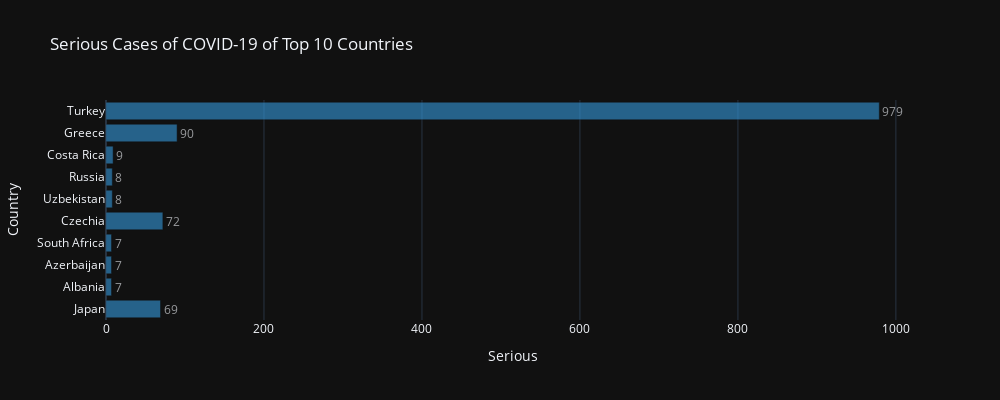

The notebook cell this image was saved under:
### Markdown cell above
# using plotly

### Code cell
fig = px.bar(flg.sort_values('Serious', ascending=False).head(10).sort_values('Serious', ascending=True), 
             x="Serious", y="Country", title='Serious Cases of COVID-19 of Top 10 Countries', text='Serious', orientation='h', 
             width=1000, height=400,template='plotly_dark')

fig.update_traces(marker_color='#3498db', opacity=0.6, textposition='outside')

### Figure 1 — Plotly figure (JSON) as saved in the notebook; plotly's stock layout.template omitted (floating-point values rounded to 4 significant figures)
{"data": [{"alignmentgroup": "True", "hoverlabel": {"namelength": 0}, "hovertemplate": "Serious=%{text}<br>Country=%{y}", "legendgroup": "", "marker": {"color": "#3498db"}, "name": "", "offsetgroup": "", "opacity": 0.6, "orientation": "h", "showlegend": false, "text": ["69", "7", "7", "7", "72", "8", "8", "9", "90", "979"], "textposition": "outside", "type": "bar", "x": ["69", "7", "7", "7", "72", "8", "8", "9", "90", "979"], "xaxis": "x", "y": ["Japan", "Albania", "Azerbaijan", "South Africa", "Czechia", "Uzbekistan", "Russia", "Costa Rica", "Greece", "Turkey"], "yaxis": "y"}], "layout": {"barmode": "relative", "height": 400, "legend": {"tracegroupgap": 0}, "title": {"text": "Serious Cases of COVID-19 of Top 10 Countries"}, "width": 1000, "xaxis": {"anchor": "y", "domain": [0, 1], "title": {"text": "Serious"}}, "yaxis": {"anchor": "x", "domain": [0, 1], "title": {"text": "Country"}}}}
